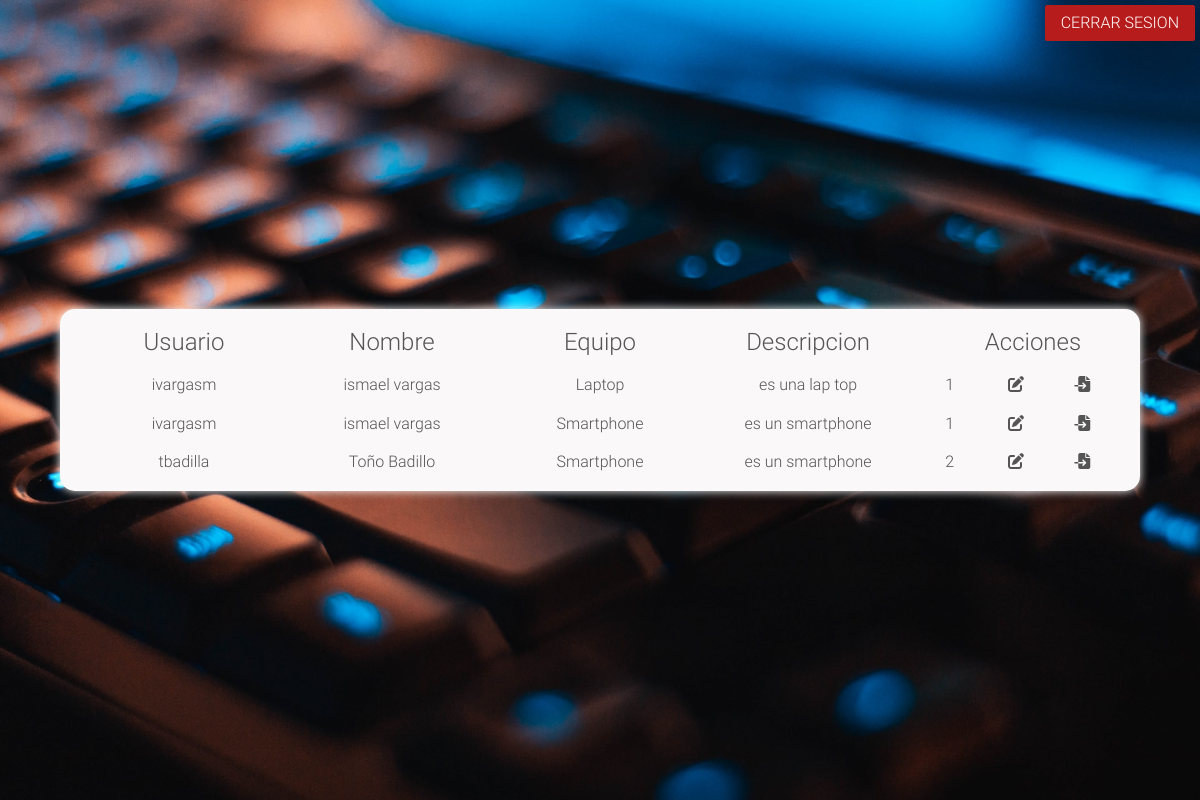
Screenshot of /update.php (signed in) with the database file from the repository.
### tables this page shows
create table users(
    user_id int AUTO_INCREMENT not null,
    user varchar(100) not null,
    psw varchar(250) not null,
    name varchar(250) not null,
    last_name varchar(250),
    job_id int not null,
    role_id int not null,
    constraint pk_user primary key(user_id),
    constraint fk_role foreign key(role_id) references role(role_id),
    constraint fk_job foreign key(job_id) references job(job_id)
);

create table type_material(
    type_id int AUTO_INCREMENT not null,
    type_dsc varchar(200) not null,
    constraint pk_type primary key(type_id)
);

create table stock(
    stock_id int AUTO_INCREMENT not null,
    type_id int not null,
    NS varchar(100) not null,
    description text not null,
    constraint pk_stock primary key(stock_id),
    constraint fk_stock foreign key(type_id) references type_material(type_id)
);

### vistas/stock.view.php (the view, shortened to what this page needs)
<?php require 'header.php'; ?>
    <div class="fondo_update">
        <div class="logout">
            <a href="cerrar.php" class="btn red darken-4 white-text">cerrar sesion</a>
        </div>
        <div class="encabezados">
            <div class="detalle">
                <p>Usuario</p>
                <div class="info">
                    <?php foreach ($users as $user): ?>
                        <p><?php echo $user['user']; ?></p>
                    <?php endforeach; ?>
                </div>
            </div>
            <div class="detalle">
                <p>Nombre</p>
                <div class="info">
                    <?php foreach ($users as $user): ?>
                        <p><?php echo $user['nombre']; ?></p>
                    <?php endforeach; ?>
                </div>
            </div>
            <div class="detalle">
                <p>Equipo</p>
                <div class="info">
                    <?php foreach ($users as $user): ?>
                        <p><?php echo $user['type_dsc']; ?></p>
                    <?php endforeach; ?>
                </div>
            </div>
            <div class="detalle">
                <p>Descripcion</p>
                <div class="info">
                    <?php foreach ($users as $user): ?>
                        <p><?php echo $user['description']; ?></p>
                    <?php endforeach; ?>
                </div>
            </div>
            <div class="detalle">
                <p>Acciones</p>
                <div class="info">
                    <?php foreach ($users as $user): ?>
                        <p><?php echo $user['user_id']; ?></p>
                        <a href=""><i class="fas fa-edit"></i></a>
                        <a href=""><i class="fas fa-file-import"></i></a>
                    <?php endforeach; ?>
                </div>
            </div>
        </div>
    </div>
</body>
</html>

### update.php
<?php session_start();
    if (isset($_SESSION['usuario'])){
        try{
            $conexion = new PDO('mysql:host=localhost;dbname=inventarios', 'root', '');
        }catch(PDOException $e){
            echo "Error: " . $e->getMessage();
        }
        $query = $conexion->prepare('SELECT u.user_id, u.user, concat(u.name, " ", u.last_name) nombre, t.type_id, t.type_dsc, s.stock_id, s.NS, s.description FROM `assignment` a
                                    JOIN users u on u.user_id = a.user_id
                                    JOIN stock s on s.stock_id = a.stock_id
                                    JOIN type_material t on t.type_id = s.type_id;');
            $query->execute();
        $users = $query->fetchall();
        require 'vistas/stock.view.php';
    }else{
        header('location: index.php');
    }
?>

### header.php (shortened to what this page needs)
<!DOCTYPE html>
<html lang="es">
<head>
    <link rel="stylesheet" href="css/normalizer.css">
    <link rel="stylesheet" href="css/colors.css">
    <link rel="stylesheet" href="css/estilos.css">
</head>
<body>

### css/colors.css (style rules this page uses)
.red { background-color: #F44336 !important; }
.red.darken-4 { background-color: #B71C1C !important; }
.white-text { color: #FFFFFF !important; }
.btn { border: none; border-radius: 2px; background-color: #26a69a; display: inline-block; height: 36px; line-height: 36px; padding: 0 16px; text-transform: uppercase; vertical-align: middle; -webkit-tap-highlight-color: transparent; }

### css/estilos.css (style rules this page uses)
*, *:after, *:before { border: 0; -ms-box-sizing: border-box; -webkit-box-sizing: border-box; box-sizing: border-box; margin: 0; padding: 0; -webkit-transition: all .5s ease-out; transition: all .5s ease-out; }
body, html { background: 000; color: #555; height: 100% !important; margin: 0 auto; max-width: 100% !important; -webkit-font-smoothing: antialiased; -moz-font-smoothing: antialiased; font-family: "roboto_ligth"; }
a { color: inherit; text-decoration: none; }
.fondo_update { background-image: url("../img/bg.jpg"); background-size: cover; width: 100%; height: 100%; position: relative; display: -webkit-box; display: -ms-flexbox; display: flex; -webkit-box-align: center; -ms-flex-align: center; align-items: center; }
.fondo_update .logout { position: absolute; top: 0; right: 0; margin: 5px; }
.fondo_update .encabezados { position: relative; width: 90%; margin: auto; display: -webkit-box; display: -ms-flexbox; display: flex; -webkit-box-pack: justify; -ms-flex-pack: justify; justify-content: space-between; text-align: center; background: #faf8f8; border-radius: 15px; -webkit-box-shadow: 0 0 10px #ffffff; box-shadow: 0 0 10px #ffffff; padding: 20px 20px; }
.fondo_update .encabezados .detalle { width: 20%; }
.fondo_update .encabezados .detalle p { font-size: 1.5em; }
.fondo_update .encabezados .detalle .info p { font-size: 1rem; margin-top: 20px; }
.fondo_update .encabezados .detalle:nth-child(5) p, .fondo_update .encabezados .detalle:nth-child(5) i { width: 30%; display: inline-block; }

### rows the page displays
users: user "ivargasm", nombre "ismael vargas", type_material.type_dsc "Laptop", type_material.type_dsc "Smartphone", stock.description "es una lap top", stock.description "es un smartphone", user_id "1"
users: user "tbadilla", nombre "Toño Badillo", type_material.type_dsc "Smartphone", stock.description "es un smartphone", user_id "2"
